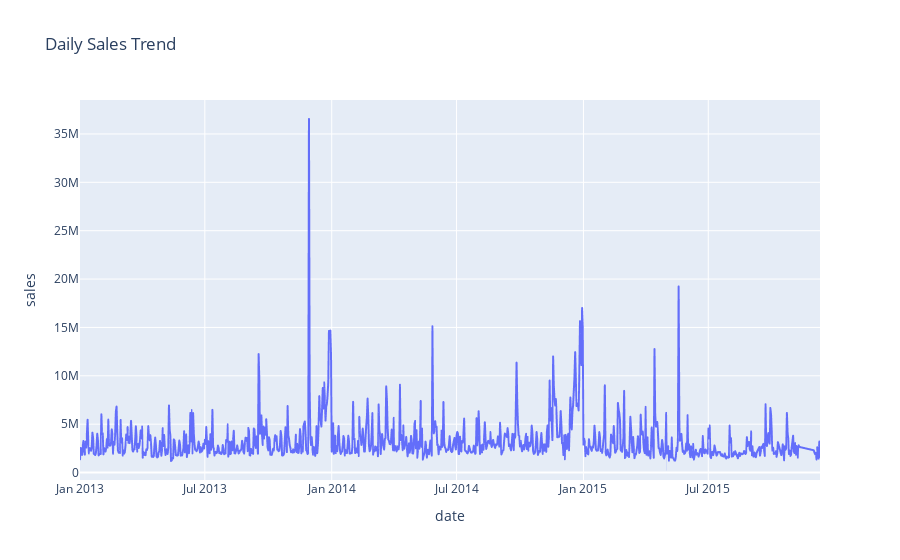
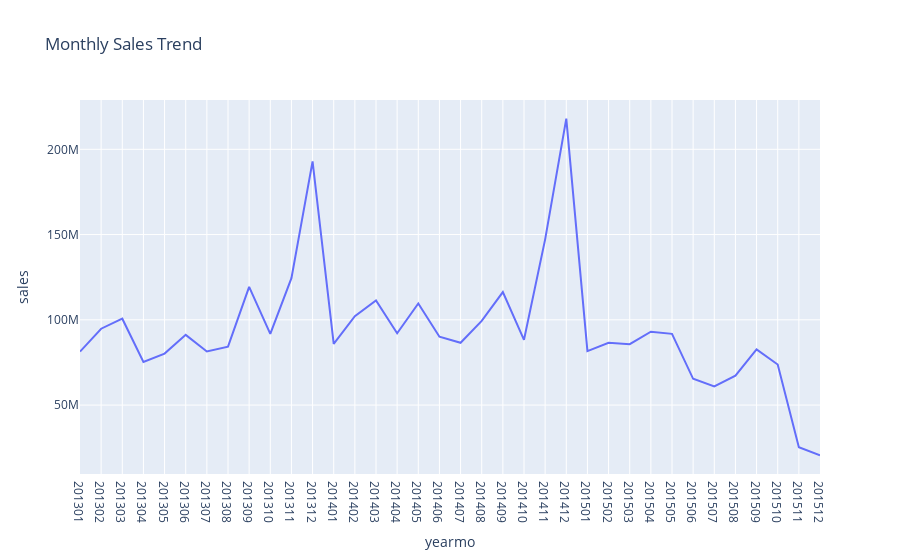
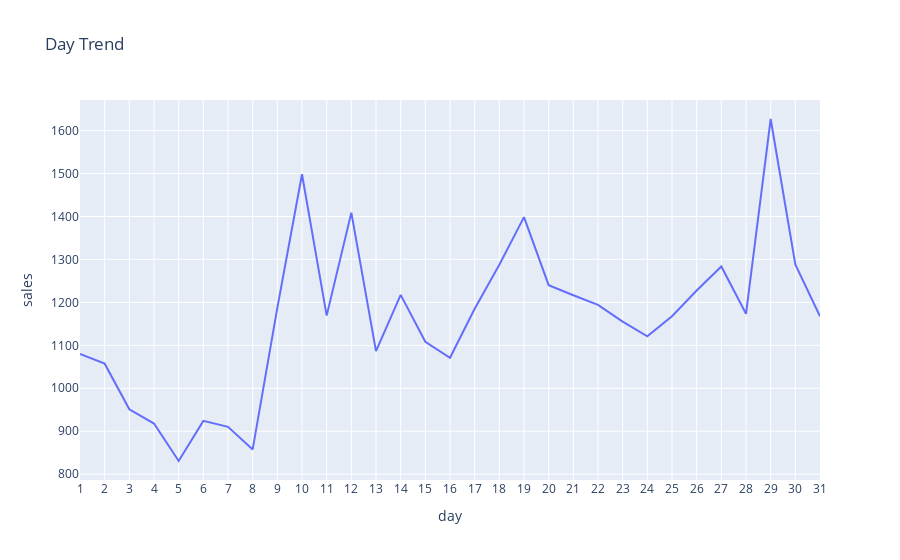
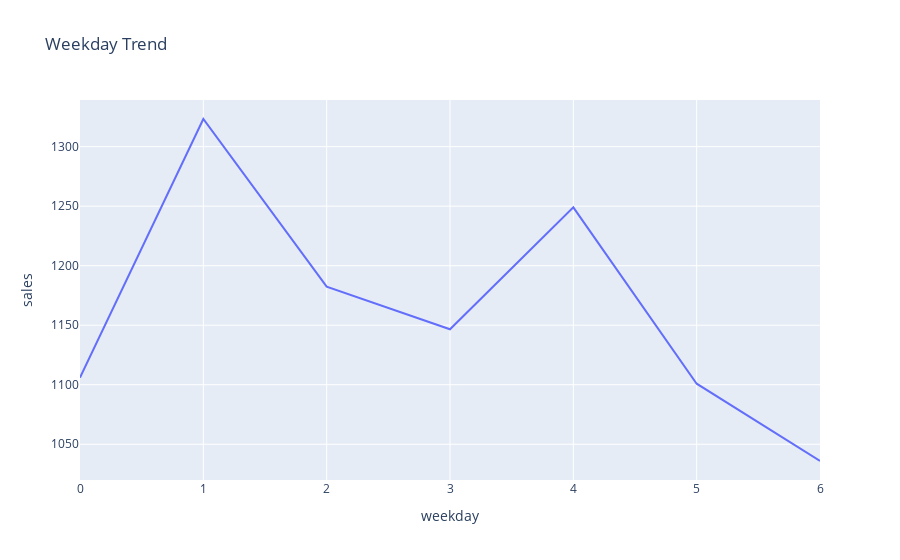

The cell these charts' notebook holds for them, in order:
### Code cell
overallTrend = train.groupby(['date'], as_index = False).sum()[['date', 'sales']]
fig = px.line(overallTrend, x="date", y="sales", title='Daily Sales Trend')
fig.show()

overallTrend = train.groupby(['yearmo'], as_index = False).sum()[['yearmo', 'sales']]
overallTrend['yearmo'] = overallTrend['yearmo'].astype(str)
fig = px.line(overallTrend, x="yearmo", y="sales", title='Monthly Sales Trend')
fig.show()

overallTrend = train.groupby(['day'], as_index = False).mean()[['day', 'sales']]
overallTrend['day'] = overallTrend['day'].astype(str)
fig = px.line(overallTrend, x="day", y="sales", title='Day Trend')
fig.show()

overallTrend = train.groupby(['weekday'], as_index = False).mean()[['weekday', 'sales']]
overallTrend['weekday'] = overallTrend['weekday'].astype(str)
fig = px.line(overallTrend, x="weekday", y="sales", title='Weekday Trend')
fig.show()

### Figure 1 — Plotly figure (JSON) as saved in the notebook; plotly's stock layout.template omitted (floating-point values rounded to 4 significant figures; data arrays with more than 128 entries replaced by an {"elided": "..."} marker saying what was removed)
{"data": [{"hovertemplate": "date=%{x}<br>sales=%{y}<extra></extra>", "legendgroup": "", "line": {"color": "#636efa", "dash": "solid"}, "marker": {"symbol": "circle"}, "mode": "lines", "name": "", "showlegend": false, "type": "scattergl", "x": {"elided": "1034 str values"}, "xaxis": "x", "y": {"elided": "1034 float values"}, "yaxis": "y"}], "layout": {"legend": {"tracegroupgap": 0}, "title": {"text": "Daily Sales Trend"}, "xaxis": {"anchor": "y", "domain": [0, 1], "title": {"text": "date"}}, "yaxis": {"anchor": "x", "domain": [0, 1], "title": {"text": "sales"}}}}

### Figure 2 — Plotly figure (JSON) as saved in the notebook; plotly's stock layout.template omitted (floating-point values rounded to 4 significant figures)
{"data": [{"hovertemplate": "yearmo=%{x}<br>sales=%{y}<extra></extra>", "legendgroup": "", "line": {"color": "#636efa", "dash": "solid"}, "marker": {"symbol": "circle"}, "mode": "lines", "name": "", "orientation": "v", "showlegend": false, "type": "scatter", "x": ["201301", "201302", "201303", "201304", "201305", "201306", "201307", "201308", "201309", "201310", "201311", "201312", "201401", "201402", "201403", "201404", "201405", "201406", "201407", "201408", "201409", "201410", "201411", "201412", "201501", "201502", "201503", "201504", "201505", "201506", "201507", "201508", "201509", "201510", "201511", "201512"], "xaxis": "x", "y": [81360000.0, 94790000.0, 100700000.0, 75250000.0, 80200000.0, 91170000.0, 81450000.0, 84240000.0, 119300000.0, 91770000.0, 124500000.0, 192900000.0, 85870000.0, 102200000.0, 111300000.0, 92130000.0, 109600000.0, 90100000.0, 86550000.0, 99360000.0, 116300000.0, 88270000.0, 147200000.0, 217900000.0, 81660000.0, 86500000.0, 85740000.0, 93020000.0, 91780000.0, 65400000.0, 60970000.0, 67290000.0, 82670000.0, 73770000.0, 25260000.0, 20550000.0], "yaxis": "y"}], "layout": {"legend": {"tracegroupgap": 0}, "title": {"text": "Monthly Sales Trend"}, "xaxis": {"anchor": "y", "domain": [0, 1], "title": {"text": "yearmo"}}, "yaxis": {"anchor": "x", "domain": [0, 1], "title": {"text": "sales"}}}}

### Figure 3 — Plotly figure (JSON) as saved in the notebook; plotly's stock layout.template omitted (floating-point values rounded to 4 significant figures)
{"data": [{"hovertemplate": "day=%{x}<br>sales=%{y}<extra></extra>", "legendgroup": "", "line": {"color": "#636efa", "dash": "solid"}, "marker": {"symbol": "circle"}, "mode": "lines", "name": "", "orientation": "v", "showlegend": false, "type": "scatter", "x": ["1", "2", "3", "4", "5", "6", "7", "8", "9", "10", "11", "12", "13", "14", "15", "16", "17", "18", "19", "20", "21", "22", "23", "24", "25", "26", "27", "28", "29", "30", "31"], "xaxis": "x", "y": [1080.0, 1057.0, 951.1, 917.9, 830.7, 924.1, 910.4, 857.6, 1187.0, 1498.0, 1169.0, 1409.0, 1087.0, 1217.0, 1108.0, 1071.0, 1185.0, 1288.0, 1398.0, 1240.0, 1217.0, 1194.0, 1155.0, 1121.0, 1168.0, 1228.0, 1284.0, 1173.0, 1627.0, 1288.0, 1168.0], "yaxis": "y"}], "layout": {"legend": {"tracegroupgap": 0}, "title": {"text": "Day Trend"}, "xaxis": {"anchor": "y", "domain": [0, 1], "title": {"text": "day"}}, "yaxis": {"anchor": "x", "domain": [0, 1], "title": {"text": "sales"}}}}

### Figure 4 — Plotly figure (JSON) as saved in the notebook; plotly's stock layout.template omitted (floating-point values rounded to 4 significant figures)
{"data": [{"hovertemplate": "weekday=%{x}<br>sales=%{y}<extra></extra>", "legendgroup": "", "line": {"color": "#636efa", "dash": "solid"}, "marker": {"symbol": "circle"}, "mode": "lines", "name": "", "orientation": "v", "showlegend": false, "type": "scatter", "x": ["0", "1", "2", "3", "4", "5", "6"], "xaxis": "x", "y": [1106.0, 1323.0, 1182.0, 1147.0, 1249.0, 1101.0, 1036.0], "yaxis": "y"}], "layout": {"legend": {"tracegroupgap": 0}, "title": {"text": "Weekday Trend"}, "xaxis": {"anchor": "y", "domain": [0, 1], "title": {"text": "weekday"}}, "yaxis": {"anchor": "x", "domain": [0, 1], "title": {"text": "sales"}}}}
